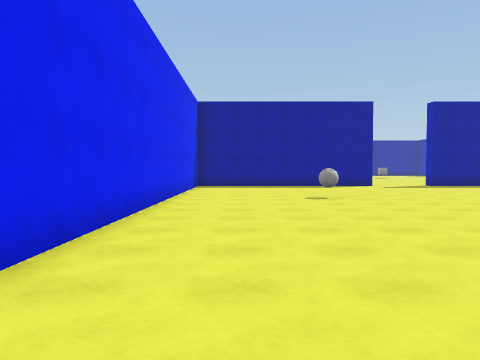
View 1 (above)

23 first-person views from a walk through a Unity game level. The camera is 1.5 m above the floor, tilts 2° down and sees 70° across. The floor is counted in squares, 2 m on a side. Each view is taken from the middle of a square. On the plan, view 1 faces up. The plan holds only what a view shows up to about 11 squares ahead; the rest is blank. The place goes on beyond the plan. The player character is not drawn. Surface patterns are stand-ins for the level's own textures.

View 2
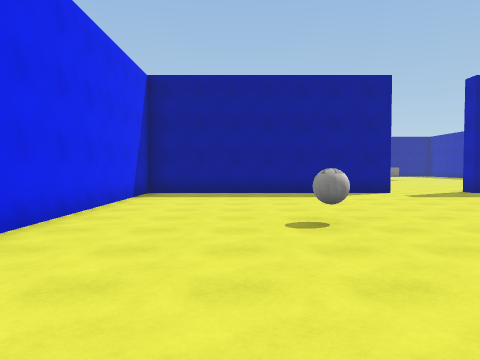

View 3
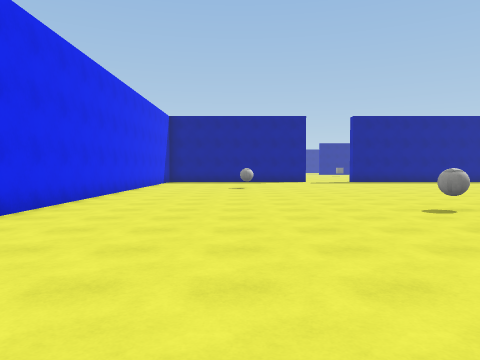

View 4
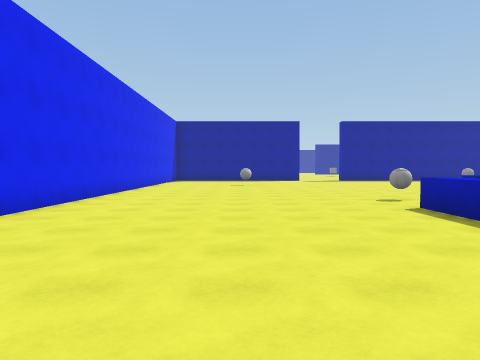

View 5
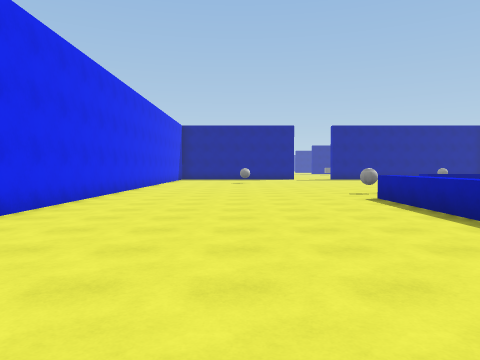

View 6
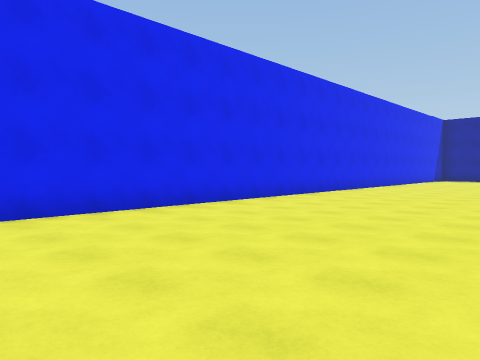

View 7
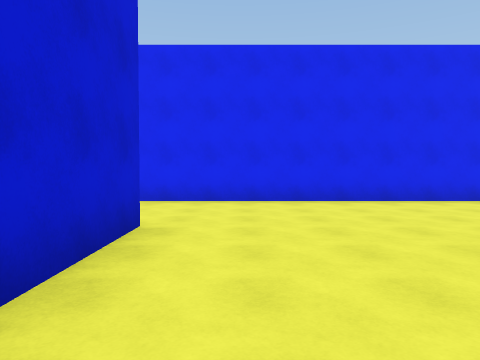

View 8
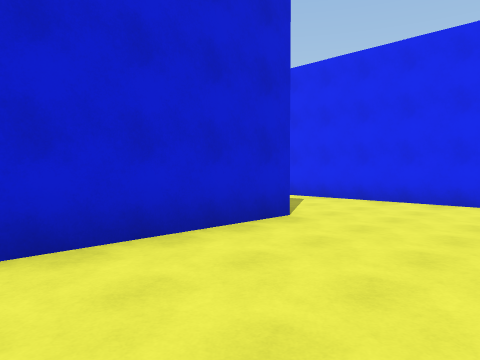

View 9
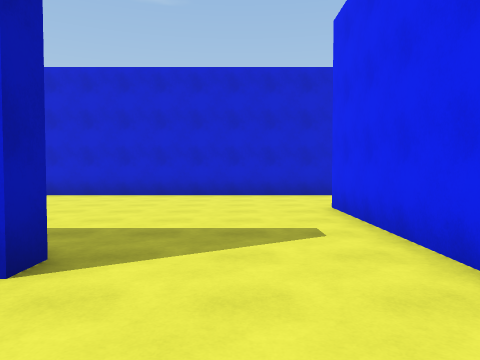

View 10
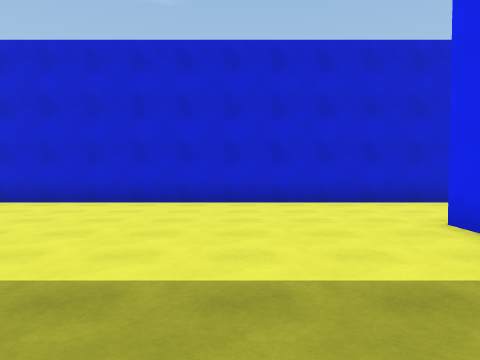

View 11
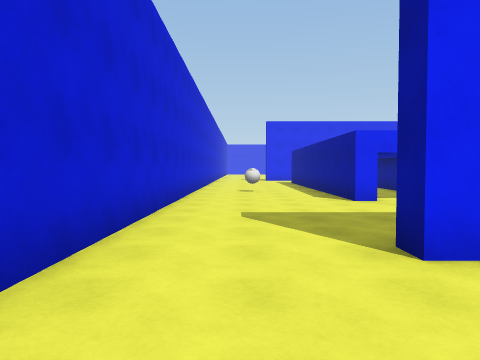

View 12
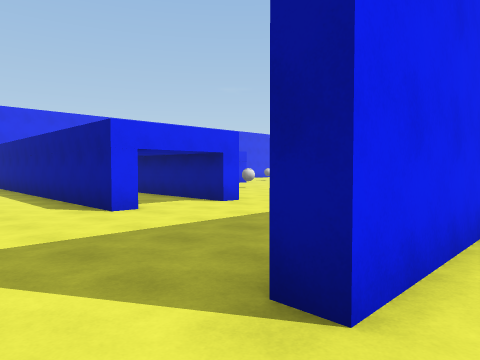

View 13
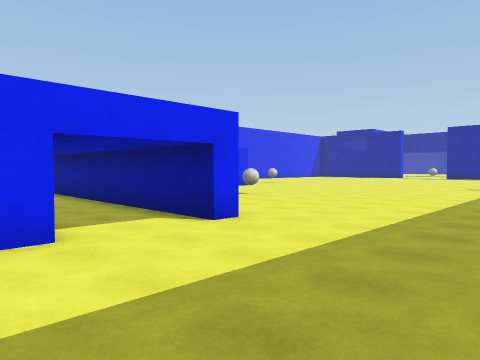

View 14
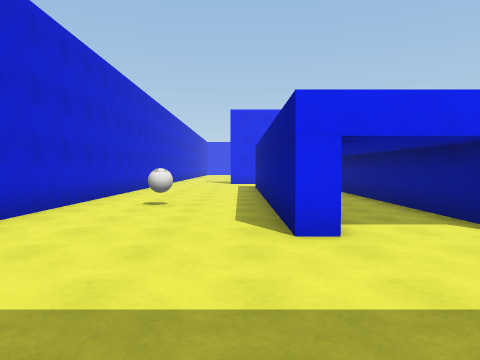

View 15
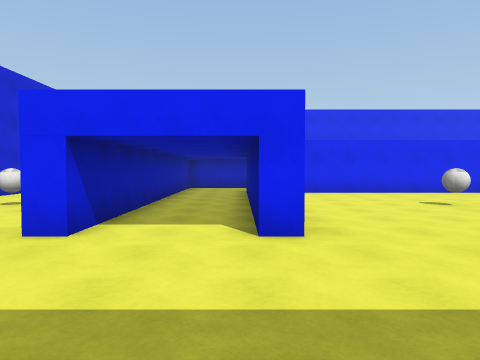

View 16
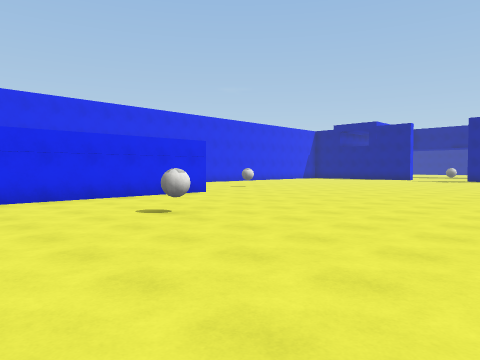

View 17
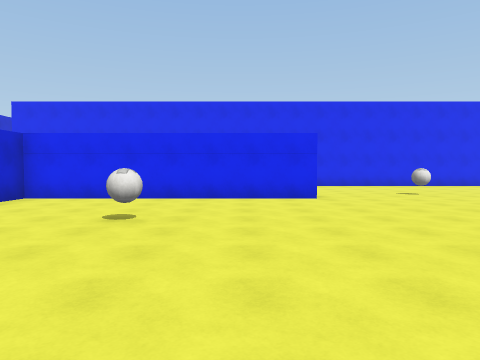

View 18
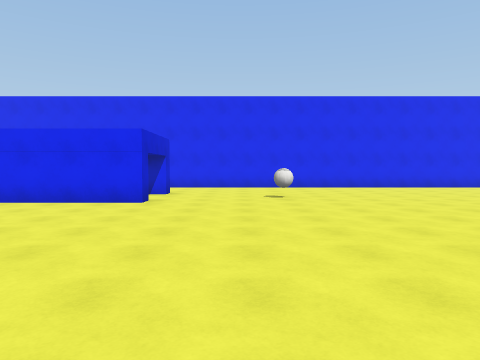

View 19
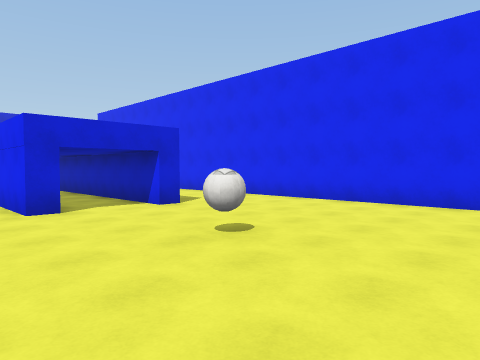

View 20
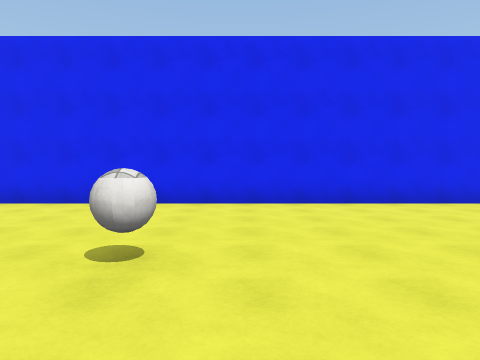

View 21
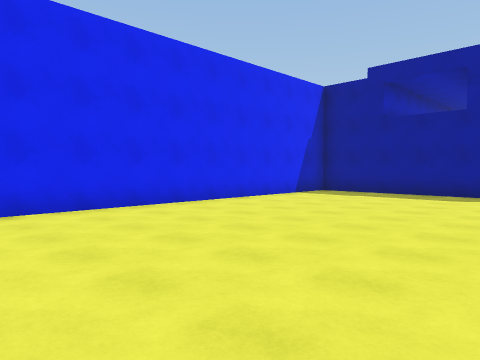

View 22
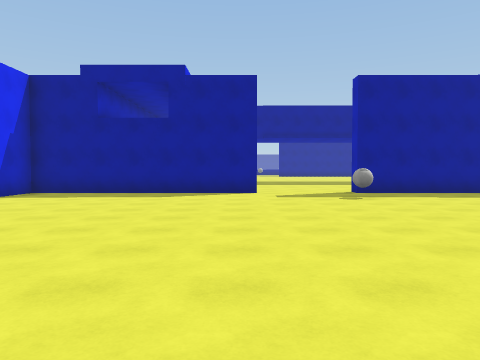

View 23
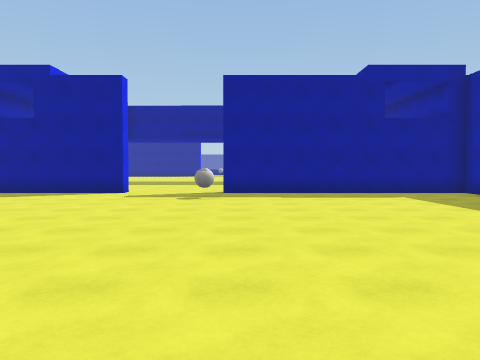

### Floor plan
Points are (right, up) in squares from view 1. A wall is a line through its corners. A room is listed if a view was taken in it or the views show most of it. See-through windows are left out.
Room 1 (views 1, 2, 3, 4, 5, 6, 7, 8, 9, 10)
walls: (5.4, -3.2) (5.4, 0.5); (1.6, -8.3) (5.5, -8.3); (5.6, 14.3) (-1.7, 14.3) (-1.7, -7.5)
ways out: opening at (0, -8.3) to room 2; opening at (6, 14)
objects: ball (2, 9); ball (6, 2)
Room 2 (views 11, 12, 13, 14, 15, 16, 17, 18, 19, 20, 21, 22, 23)
walls: (-14, -1.1) (-13.4, -1.1) (-13.4, -8.3) (-12.5, -8.3); (-16.4, -1.1) (-15.8, -1.1); (-6.7, -8.2) (-6.7, -8.8); (-6.7, -10.9) (-6.7, -11.4) (-14, -11.4); (-1.7, -7.5) (-1.7, -12.5) (-2.2, -12.5); (1.6, -8.9) (1.6, -8.3); (-14, -15.4) (6.2, -15.4); (-12.5, 14.8) (-12.5, 14.3) (-19.2, 14.3) (-19.2, -3.4); (-2.2, 14.3) (-9.5, 14.3)
ways out: opening at (0, -8.3) to room 1; opening at (-15, -2) to room 3; opening at (-7, -10) to room 3; opening at (-11, 15)
objects: ball (-15, 2); ball (-10, -14); ball (-10, -5); ball (-10, 13)
Room 3 (no view inside)
walls: (-13.9, -10.9) (-6.7, -10.9); (-15.8, -1.1) (-15.8, -6.8); (-6.7, -8.8) (-13.9, -8.8)
ways out: opening at (-15, -2) to room 2; opening at (-7, -10) to room 2

Positions as (right, up) in squares from view 1, and headings:
1: (0, 0), facing up
2: (1, 4), facing up
3: (2, -4), facing up
4: (2, -6), facing up
5: (2, -8), facing up
6: (4, -8), facing up-left
7: (6, -7), facing left
8: (6, -5), facing down-left
9: (0, -6), facing down
10: (1, -8), facing down
11: (1, -14), facing left
12: (-1, -14), facing up-left
13: (-3, -12), facing up-left
14: (-3, -12), facing left
15: (-3, -9), facing left
16: (-5, -8), facing up-left
17: (-5, -3), facing left
18: (-6, 1), facing left
19: (-12, 5), facing down-left
20: (-12, 3), facing left
21: (-13, 4), facing up-left
22: (-13, 4), facing up
23: (-9, 4), facing up
